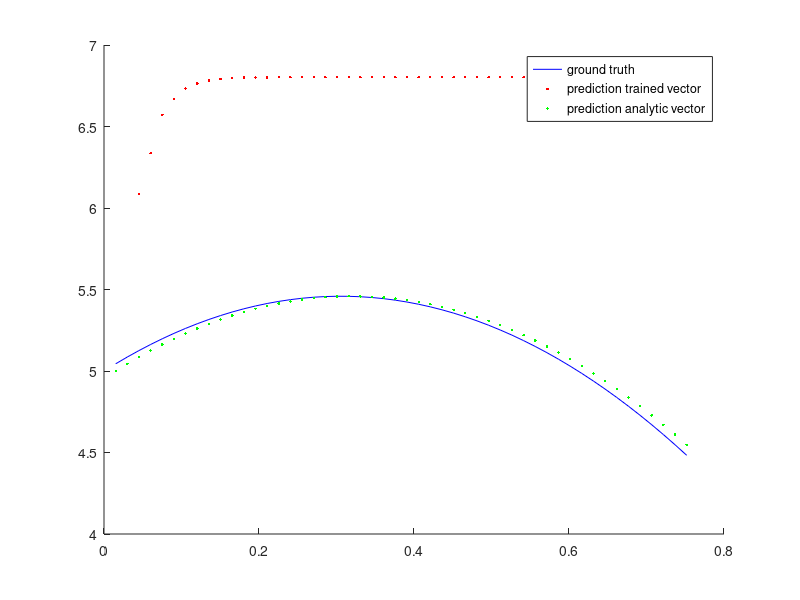

The MATLAB script that drew this image:
%% Compute data to train on.
% Use x(t) = x_0 + v_0 t + 0.5 g t^2
% and initial values
x_0 = 2;
v_0 = 8;
g = 9.81;
% Timestep and number of data points
N = 100;
tau = 2/133; %1/(N-1);
% Construct actual data 
time = tau*[1:1:N];
pos = x_0 + v_0.*time - .5*g.*time.*time;
% Plot data.
% fig = figure;
% plot(time,pos,'b-');
% title('training data');
%% Train on data.
% Emmbed data in a linear feature space.
X = [time(1:N-2); time(2:N-1); ones(1,N-2)];
Y = pos(3:N);
% Calculate optimal feature vector using eqn. (7.2).
wT = (Y*transpose(X))*pinv(X*transpose(X))
% Feature vector from analytic result.
wT_a = [-1, 2, -g*tau^2]
%% Use feature vector to make a prediction for new inital values.
x_0 = 5;
v_0 = 3;
% Calculate first 2 values.
Y_pred = [x_0, x_0 + v_0*tau - .5*g*tau^2];
Y_pred_a = [x_0, x_0 + v_0*tau - .5*g*tau^2];
for i=3:N+1
    Y_pred(i) = wT*[Y_pred(i-2);Y_pred(i-1);1];
    Y_pred_a(i) = wT_a*[Y_pred_a(i-2);Y_pred_a(i-1);1];
end
% Calculate ground truth.
Y_gt = x_0 + v_0.*time - .5*g.*time.*time;
% Plot prediction and ground truth.
% Only plot first K values.
K = round(N/2);
fig = figure;
hold on
plot(time(1:K),Y_gt(1:K),'b-');
plot(time(1:K),Y_pred(1:K),'r.');
plot(time(1:K),Y_pred_a(1:K),'g.');
legend('ground truth','prediction trained vector','prediction analytic vector');